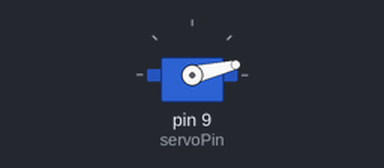
A sketch run on a simulated Arduino Uno, built with avr-gcc and run on an emulated ATmega328P. On the bench: servo.

Above: at 0.05 s.
At 0.65 s:
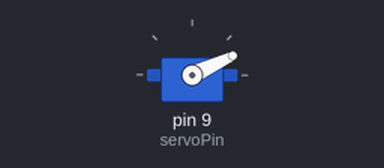
At 3.05 s:
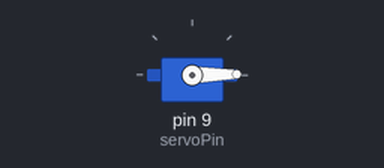
Timing chart, 0 to 7.1 s (numbered marks = the images above):
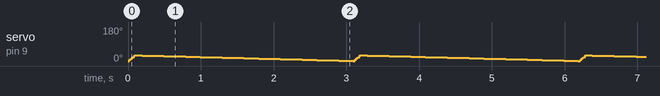

The sketch:

ss3.ino
```cpp
/*
Adafruit Arduino - Lesson 14. Sweep
*/

#include <Servo.h>

int servoPin = 9;

Servo servo;

int angle = 0;   // servo position in degrees

void setup()
{
  servo.attach(servoPin);
}


void loop()
{
  // scan from 0 to 180 degrees
  for(angle = 0; angle < 30; angle++)
  {
    servo.write(angle);
    delay(3);
  } // // now scan back from 180 to 0 degrees
  for(angle = 30; angle > 0; angle--)
  {
    servo.write(angle);
    delay(100);
  }
}
```
